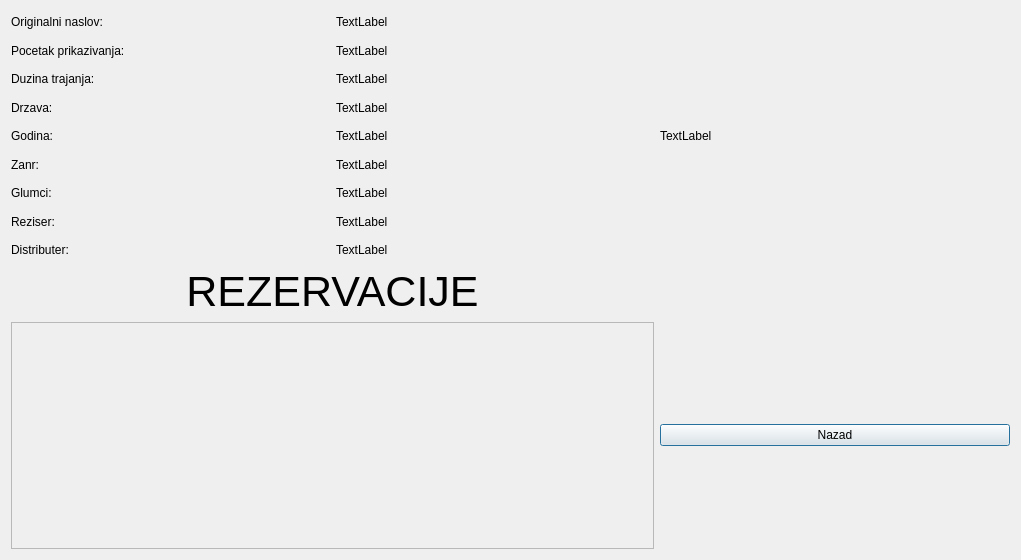
<?xml version="1.0" encoding="UTF-8"?>
<ui version="4.0">
 <class>FilmInfo</class>
 <widget class="QDialog" name="FilmInfo">
  <property name="geometry">
   <rect>
    <x>0</x>
    <y>0</y>
    <width>1021</width>
    <height>560</height>
   </rect>
  </property>
  <property name="windowTitle">
   <string>Podaci o filmu</string>
  </property>
  <layout class="QGridLayout" name="gridLayout">
   <item row="2" column="0">
    <widget class="QScrollArea" name="scrollArea">
     <property name="widgetResizable">
      <bool>true</bool>
     </property>
     <widget class="QWidget" name="scrollAreaWidgetContents_2">
      <property name="geometry">
       <rect>
        <x>0</x>
        <y>0</y>
        <width>645</width>
        <height>228</height>
       </rect>
      </property>
     </widget>
    </widget>
   </item>
   <item row="1" column="0">
    <widget class="QLabel" name="label">
     <property name="font">
      <font>
       <pointsize>32</pointsize>
      </font>
     </property>
     <property name="text">
      <string>REZERVACIJE</string>
     </property>
     <property name="alignment">
      <set>Qt::AlignCenter</set>
     </property>
    </widget>
   </item>
   <item row="0" column="1" colspan="2">
    <widget class="QLabel" name="labelImage">
     <property name="sizePolicy">
      <sizepolicy hsizetype="Fixed" vsizetype="Fixed">
       <horstretch>0</horstretch>
       <verstretch>0</verstretch>
      </sizepolicy>
     </property>
     <property name="minimumSize">
      <size>
       <width>350</width>
       <height>250</height>
      </size>
     </property>
     <property name="text">
      <string>TextLabel</string>
     </property>
    </widget>
   </item>
   <item row="0" column="0">
    <layout class="QVBoxLayout" name="verticalLayout">
     <item>
      <layout class="QHBoxLayout" name="horizontalLayout">
       <item>
        <widget class="QLabel" name="label_Name">
         <property name="text">
          <string>Originalni naslov:</string>
         </property>
        </widget>
       </item>
       <item>
        <widget class="QLabel" name="label_Name_2">
         <property name="text">
          <string>TextLabel</string>
         </property>
        </widget>
       </item>
      </layout>
     </item>
     <item>
      <layout class="QHBoxLayout" name="horizontalLayout_2">
       <item>
        <widget class="QLabel" name="label_ProjectionsStart">
         <property name="text">
          <string>Pocetak prikazivanja:</string>
         </property>
        </widget>
       </item>
       <item>
        <widget class="QLabel" name="label_ProjectionsStart_2">
         <property name="text">
          <string>TextLabel</string>
         </property>
        </widget>
       </item>
      </layout>
     </item>
     <item>
      <layout class="QHBoxLayout" name="horizontalLayout_3">
       <item>
        <widget class="QLabel" name="label_Length">
         <property name="text">
          <string>Duzina trajanja:</string>
         </property>
        </widget>
       </item>
       <item>
        <widget class="QLabel" name="label_Length_2">
         <property name="text">
          <string>TextLabel</string>
         </property>
        </widget>
       </item>
      </layout>
     </item>
     <item>
      <layout class="QHBoxLayout" name="horizontalLayout_4">
       <item>
        <widget class="QLabel" name="label_Country">
         <property name="text">
          <string>Drzava:</string>
         </property>
        </widget>
       </item>
       <item>
        <widget class="QLabel" name="label_Country_2">
         <property name="text">
          <string>TextLabel</string>
         </property>
        </widget>
       </item>
      </layout>
     </item>
     <item>
      <layout class="QHBoxLayout" name="horizontalLayout_5">
       <item>
        <widget class="QLabel" name="label_Year">
         <property name="text">
          <string>Godina:</string>
         </property>
        </widget>
       </item>
       <item>
        <widget class="QLabel" name="label_Year_2">
         <property name="text">
          <string>TextLabel</string>
         </property>
        </widget>
       </item>
      </layout>
     </item>
     <item>
      <layout class="QHBoxLayout" name="horizontalLayout_6">
       <item>
        <widget class="QLabel" name="label_Genre">
         <property name="text">
          <string>Zanr:</string>
         </property>
        </widget>
       </item>
       <item>
        <widget class="QLabel" name="label_Genre_2">
         <property name="text">
          <string>TextLabel</string>
         </property>
        </widget>
       </item>
      </layout>
     </item>
     <item>
      <layout class="QHBoxLayout" name="horizontalLayout_7">
       <item>
        <widget class="QLabel" name="label_Actors">
         <property name="text">
          <string>Glumci:</string>
         </property>
        </widget>
       </item>
       <item>
        <widget class="QLabel" name="label_Actors_2">
         <property name="text">
          <string>TextLabel</string>
         </property>
        </widget>
       </item>
      </layout>
     </item>
     <item>
      <layout class="QHBoxLayout" name="horizontalLayout_8">
       <item>
        <widget class="QLabel" name="label_Director">
         <property name="text">
          <string>Reziser:</string>
         </property>
        </widget>
       </item>
       <item>
        <widget class="QLabel" name="label_Director_2">
         <property name="text">
          <string>TextLabel</string>
         </property>
        </widget>
       </item>
      </layout>
     </item>
     <item>
      <layout class="QHBoxLayout" name="horizontalLayout_9">
       <item>
        <widget class="QLabel" name="label_Distributor">
         <property name="text">
          <string>Distributer:</string>
         </property>
        </widget>
       </item>
       <item>
        <widget class="QLabel" name="label_Distributor_2">
         <property name="text">
          <string>TextLabel</string>
         </property>
        </widget>
       </item>
      </layout>
     </item>
    </layout>
   </item>
   <item row="2" column="1" colspan="2">
    <widget class="QPushButton" name="pushButton_Back">
     <property name="text">
      <string>Nazad</string>
     </property>
    </widget>
   </item>
  </layout>
 </widget>
 <resources/>
 <connections/>
</ui>
